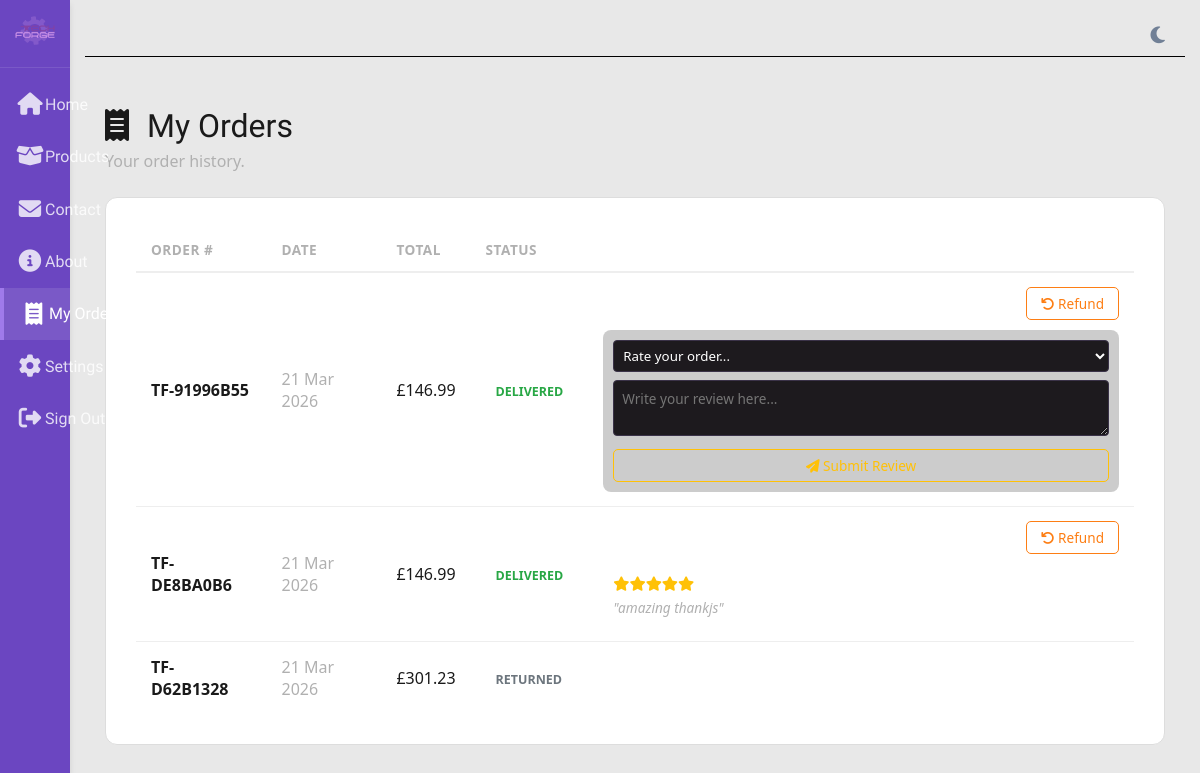
The app's page /orders.php (signed in) with its own data.
### tables this page shows
CREATE TABLE `orders` (
  `orderid` int NOT NULL AUTO_INCREMENT,
  `userid` int NOT NULL,
  `ordernumber` varchar(20) NOT NULL,
  `totalamount` decimal(10,2) NOT NULL,
  `status` varchar(20) DEFAULT 'pending',
  `shippingaddress` varchar(500) DEFAULT NULL,
  `orderdate` timestamp NULL DEFAULT CURRENT_TIMESTAMP,
  PRIMARY KEY (`orderid`),
  UNIQUE KEY `ordernumber` (`ordernumber`),
  KEY `userid` (`userid`),
  CONSTRAINT `orders_ibfk_1` FOREIGN KEY (`userid`) REFERENCES `users` (`userid`)
);

CREATE TABLE `reviews` (
  `reviewid` int NOT NULL AUTO_INCREMENT,
  `orderid` int NOT NULL,
  `userid` int NOT NULL,
  `rating` int NOT NULL,
  `review_text` text,
  `review_date` datetime DEFAULT CURRENT_TIMESTAMP,
  PRIMARY KEY (`reviewid`),
  CONSTRAINT `reviews_chk_1` CHECK (((`rating` >= 1) and (`rating` <= 5)))
);

### orders.php (the view, shortened to what this page needs)
<?php
$host    = 'localhost';
$db      = 'cs2team61_db';
$user    = 'cs2team61';
$pass    = 'y6eEEvWY0VrTj9krI807dMUVy';
$charset = 'utf8mb4';
try {
    $pdo = new PDO("mysql:host=$host;dbname=$db;charset=$charset", $user, $pass, [
        PDO::ATTR_ERRMODE            => PDO::ERRMODE_EXCEPTION,
        PDO::ATTR_DEFAULT_FETCH_MODE => PDO::FETCH_ASSOC,
        PDO::ATTR_EMULATE_PREPARES   => false,
    ]);
    $is_admin = isset($_SESSION['isadmin']) && $_SESSION['isadmin'] == 1;
    if ($is_admin) {
        $stmt = $pdo->query("SELECT o.orderid, o.ordernumber, o.totalamount, o.status, o.orderdate, u.email
                             FROM orders o
                             JOIN users u ON o.userid = u.userid
                             ORDER BY o.orderdate DESC");
    } else {
        $stmt = $pdo->prepare("SELECT o.orderid, o.ordernumber, o.totalamount, o.status, o.orderdate, r.rating, r.review_text
                               FROM orders o
                               LEFT JOIN reviews r ON o.orderid = r.orderid
                               WHERE o.userid = ? ORDER BY o.orderdate DESC");
        $stmt->execute([$_SESSION['user_id']]);
    }
    $orders = $stmt->fetchAll();
} catch (PDOException $e) {
    die("Database error: " . $e->getMessage());
}
$status_colors = [
    'pending'          => '#ffc107',
    'processing'       => '#17a2b8',
    'shipped'          => '#6f42c1',
    'delivered'        => '#28a745',
    'return_requested' => '#fd7e14',
    'returned'         => '#6c757d',
    'cancelled'        => '#dc3545',
];
?>
<!DOCTYPE html>
<html lang="en">
<head>
    <link rel="stylesheet" href="Stylesheet.css">
    <link rel="stylesheet" href="https://cdnjs.cloudflare.com/ajax/libs/font-awesome/6.4.0/css/all.min.css">
</head>
<body>
<div class="sidebar">
    <div class="sidebar-header">
        <img src="techforgecog.png" alt="logo" class="sidebar-logo">
    </div>
    <div class="sidebar-menu">
        <ul>
            <li><a href="index.php"><i class="fas fa-home"></i> <span>Home</span></a></li>
            <li><a href="products.php"><i class="fas fa-box-open"></i> <span>Products</span></a></li>
            <li><a href="ContactUs.php"><i class="fas fa-envelope"></i> <span>Contact</span></a></li>
            <li><a href="AboutUs.php"><i class="fas fa-info-circle"></i> <span>About</span></a></li>
            <?php if (isset($_SESSION['user_id'])): ?>
                <?php if (isset($_SESSION['isadmin']) && $_SESSION['isadmin'] == 1): ?>
                    <li><a href="admin_panel.php"><i class="fas fa-shield-halved"></i> <span>Admin Panel</span></a></li>
                    <li><a href="orders.php" class="active"><i class="fas fa-receipt"></i> <span>All Orders</span></a></li>
                <?php else: ?>
                    <li><a href="orders.php" class="active"><i class="fas fa-receipt"></i> <span>My Orders</span></a></li>
                <?php endif; ?>
                <li><a href="settings.php"><i class="fas fa-cog"></i> <span>Settings</span></a></li>
                <li><a href="logout.php"><i class="fas fa-sign-out-alt"></i> <span>Sign Out</span></a></li>
            <?php else: ?>
                <li><a href="signup.php"><i class="fas fa-sign-in-alt"></i> <span>Login</span></a></li>
            <?php endif; ?>
        </ul>
    </div>
</div>
<div class="main-content">
    <div class="top-nav">
        <div class="nav-right">
            <div class="nav-icons">
                <button class="theme-toggle-btn">
                    <i class="fa-solid fa-moon theme-icon moon-icon"></i>
                </button>
            </div>
        </div>
    </div>
    <div class="orders-container">
        <div class="orders-header">
            <h1 class="aldrich-regular">
                <i class="fas fa-receipt" style="margin-right: 10px;"></i>
                <?php echo $is_admin ? 'All Orders' : 'My Orders'; ?>
            </h1>
            <p><?php echo $is_admin ? 'Viewing all orders across all customers.' : 'Your order history.'; ?></p>
        </div>
        <div class="orders-box">
            <?php if (empty($orders)): ?>
                <div class="empty-state">
                    <i class="fas fa-inbox"></i>
                    <p><?php echo $is_admin ? 'No orders have been placed yet.' : 'You haven\'t placed any orders yet.'; ?></p>
                </div>
            <?php else: ?>
                <div style="overflow-x: auto;">
                    <table class="orders-table">
                        <thead>
                            <tr>
                                <th>Order #</th>
                                <th>Date</th>
                                <th>Total</th>
                                <th>Status</th>
                                <th></th>
                            </tr>
                        </thead>
                        <tbody>
                            <?php foreach ($orders as $order):
                                $status = strtolower($order['status']);
                                $color  = $status_colors[$status] ?? '#b0b0b0';
                                $can_return = !in_array($status, ['return_requested', 'returned', 'cancelled']);
                            ?>
                            <tr>
                                <td><strong><?php echo htmlspecialchars($order['ordernumber']); ?></strong></td>
                                <td style="color: #b0b0b0;"><?php echo date('d M Y', strtotime($order['orderdate'])); ?></td>
                                <td>£<?php echo number_format($order['totalamount'], 2); ?></td>
                                <td>
                                    <span class="status-pill" style="color: <?php echo $color; ?>;">
                                        <?php echo strtoupper(str_replace('_', ' ', $order['status'])); ?>
                                    </span>
                                </td>
                                <td style="text-align: right; min-width: 250px;">
    <?php if (!$is_admin && $can_return && $status === 'delivered'): ?>
        <form method="POST" style="display:inline; margin-bottom: 10px; display: block;" onsubmit="return confirm('Are you sure you want to request a refund?');">
            <button type="submit" class="btn-return"><i class="fas fa-undo"></i> Refund</button>
        </form>
    <?php endif; ?>
    <?php if (!$is_admin && $status === 'delivered'): ?>
        <?php if (!empty($order['rating'])): ?>
            <div style="background: rgba(255,255,255,0.05); padding: 10px; border-radius: 8px; text-align: left; margin-top: 10px;">
                <div style="color: #ffc107; font-size: 0.9rem; margin-bottom: 5px;">
                    <?php for($i=1; $i<=5; $i++) echo ($i <= $order['rating']) ? '<i class="fas fa-star"></i>' : '<i class="far fa-star"></i>'; ?>
                </div>
                <p style="font-size: 0.85rem; color: #b0b0b0; margin: 0; font-style: italic;">"<?php echo $order['review_text']; ?>"</p>
            </div>
        <?php else: ?>
            <form method="POST" style="margin-top: 10px; text-align: left; background: rgba(0,0,0,0.2); padding: 10px; border-radius: 8px;">
                <select name="rating" required style="width: 100%; padding: 5px; margin-bottom: 8px; background: #1d1a1e; color: white; border: 1px solid #3a3248; border-radius: 4px;">
                    <option value="">Rate your order...</option>
                </select>
                <textarea name="review_text" required placeholder="Write your review here..." style="width: 100%; padding: 8px; background: #1d1a1e; color: white; border: 1px solid #3a3248; border-radius: 4px; font-size: 0.85rem; margin-bottom: 8px; resize: vertical; min-height: 50px;"></textarea>
                <button type="submit" class="btn-return" style="border-color: #ffc107; color: #ffc107; width: 100%;">
                    <i class="fas fa-paper-plane"></i> Submit Review
                </button>
            </form>
        <?php endif; ?>
    <?php endif; ?>
</td>
                            </tr>
                            <?php endforeach; ?>
                        </tbody>
                    </table>
                </div>
            <?php endif; ?>
        </div>
    </div>
</div>
</body>
</html>

### Stylesheet.css (style rules this page uses)
* { margin: 0; padding: 0; box-sizing: border-box; font-family: 'Segoe UI', Tahoma, Verdana, sans-serif; }
:root { --primary: #6b46c1; --secondary: #9f7aea; --light: #faf5ff; --dark: #1a202c; --text: #2d3748; --shadow: 0 4px 6px rgba(0, 0, 0, 0.1); --transition: all 0.3s ease; }
body { background-color: #1d1a1e; color: var(--text); display: flex; min-height: 100vh; }
.sidebar { width: 70px; background: var(--primary); color: white; height: 100vh; position: fixed; overflow-y: auto; z-index: 1000; box-shadow: var(--shadow); transition: var(--transition); overflow: visible; }
.sidebar-header { padding: 15px; text-align: center; border-bottom: 1px solid rgba(255,255,255,0.1); white-space: nowrap; }
.sidebar-logo { width: 40px; height: auto; object-fit: contain; transition: var(--transition); }
.sidebar-menu { padding: 10px 0; }
.sidebar-menu ul { list-style: none; }
.sidebar-menu a { display: flex; align-items: center; justify-content: center; padding: 15px; color: rgba(255,255,255,0.8); text-decoration: none; transition: var(--transition); font-size: 1rem; white-space: nowrap; }
.sidebar-menu i { font-size: 1.4rem; min-width: 30px; text-align: center; margin-right: 0; transition: var(--transition); }
.sidebar-menu a:hover, .sidebar-menu a.active { background: rgba(255,255,255,0.1); color: white; border-left: 4px solid var(--secondary); }
.main-content { flex: 1; margin-left: 70px; padding: 15px; transition: var(--transition); }
.top-nav { display: flex; justify-content: space-between; align-items: center; padding: 10px 0; margin-bottom: 15px; border-bottom: 1px solid #e0e0e0; }
.nav-icons { display: flex; gap: 20px; margin-right: 20px; }
.nav-icons i { font-size: 1.2rem; color: #718096; cursor: pointer; }
select { width: 100%; padding: 10px; border-radius: 8px; border: 1px solid #ddd; }
body.light-mode { background: #e8e8e8; color: #1a1a1a; }
body.light-mode .sidebar { background: var(--primary); color: white; }
body.light-mode .nav-icons i, body.light-mode .theme-toggle-btn i { color: #718096; }
body.light-mode h1 { color: #1a1a1a; }
body.light-mode .top-nav { border-bottom: 1px solid #000; }
body.light-mode .moon-icon { display: inline-block; }
.theme-toggle-btn { background: none !important; border: none !important; outline: none !important; padding: 0; cursor: pointer; }
.aldrich-regular { font-family: "Aldrich", sans-serif; font-weight: 400; font-style: normal; }

### orders.php (style rules this page uses)
.orders-container { max-width: 1100px; margin: 30px auto; padding: 20px; }
.orders-header { margin-bottom: 25px; }
.orders-header h1 { color: var(--secondary); font-size: 2rem; }
.orders-header p { color: #b0b0b0; margin-top: 5px; }
.orders-box { background: #2a242d; border: 1px solid #3a3248; border-radius: 12px; padding: 30px; }
.orders-table { width: 100%; border-collapse: collapse; }
.orders-table th { text-align: left; padding: 12px 15px; border-bottom: 2px solid #3a3248; color: #b0b0b0; font-size: 0.85rem; text-transform: uppercase; letter-spacing: 0.5px; }
.orders-table td { padding: 14px 15px; border-bottom: 1px solid #3a3248; color: #fff; }
.orders-table tr:last-child td { border-bottom: none; }
.status-pill { font-size: 0.78rem; font-weight: bold; padding: 4px 10px; border-radius: 20px; background: rgba(255,255,255,0.05); }
.btn-return { background: transparent; border: 1px solid #fd7e14; color: #fd7e14; padding: 6px 14px; border-radius: 5px; cursor: pointer; font-size: 0.85rem; transition: background 0.2s, color 0.2s; }
body.light-mode .orders-box { background: #fff; border-color: #ddd; }
body.light-mode .orders-table th { border-bottom-color: #eee; }
body.light-mode .orders-table td { color: #1a1a1a; border-bottom-color: #eee; }

### records on screen
orders: ordernumber "TF-91996B55", orderdate "21 Mar 2026", totalamount "146.99", status "DELIVERED"
reviews: orderid.ordernumber "TF-DE8BA0B6", orderid.orderdate "21 Mar 2026", orderid.totalamount "146.99", orderid.status "DELIVERED", rating 5 (drawn), review_text "amazing thankjs"
orders: ordernumber "TF-D62B1328", orderdate "21 Mar 2026", totalamount "301.23", status "RETURNED"
